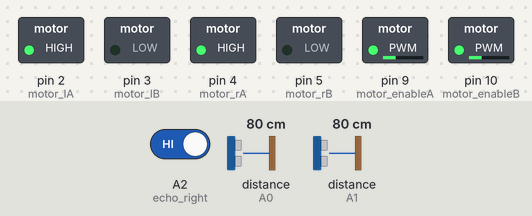
Bench run of a sketch on a simulated Arduino Uno, built with avr-gcc and run on an emulated ATmega328P. Shown: switched loads named in the sketch (green lamp = pin HIGH). Dashed ring = blinking. The inputs (shaded band) are chosen by the test bench; at power-on: distance to the obstacle (sensors on A1, A0) 80 cm, A2 (echo_right) HIGH. The echo pulse lasts 58.3 µs per cm; what the sketch prints to the serial monitor is not drawn.

Above: at 1.7 s.
1.8 s: distance to the obstacle (sensor on A1) set to 12 cm
5.7 s: distance to the obstacle (sensor on A1) set to 9 cm
At 7.5 s:
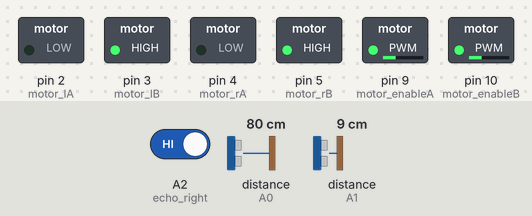
7.8 s: distance to the obstacle (sensor on A0) set to 6 cm
9.4 s: distance to the obstacle (sensor on A0) set to 3 cm
At 9.86 s:
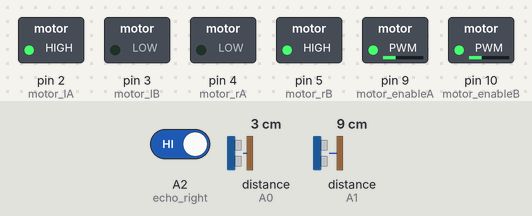
13.0 s: distance to the obstacle (sensor on A0) set to 9 cm
At 13.7 s:
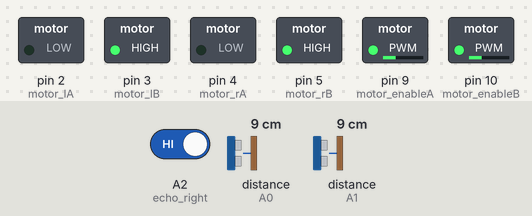
14.5 s: distance to the obstacle (sensor on A0) set to 2 cm
At 18.88 s:
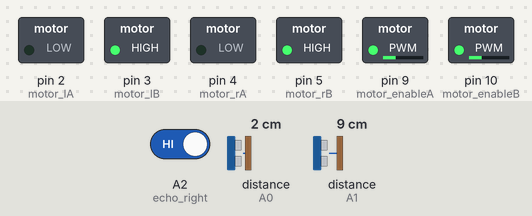
Timing chart, 0 to 19.0 s (numbered marks = the images above; inputs shaded):
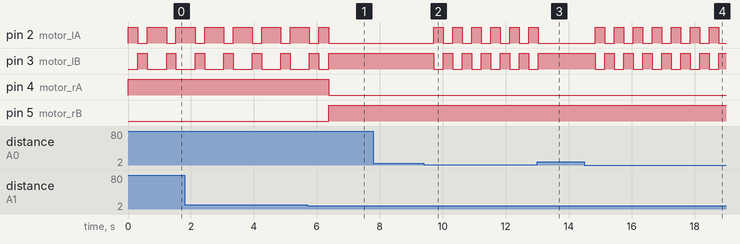

The sketch:

try_4.ino
```cpp
#include <Ultrasonic.h>

int motor_lA = 2;  //left motor
int motor_lB = 3;
int motor_enableA = 9;

int motor_rA =  4;  //right motor
int motor_rB = 5;
int motor_enableB = 10;

Ultrasonic ultrasonicFront(A4, A1); //(trig, echo)
Ultrasonic ultrasonicLeft(A3, A0);
//Ultrasonic ultrasonicRight(A5, A2);

int echo_right = A2;


long duration_front, distance_front, duration_left, distance_left, duration_right, distance_right;

void setup() {
  pinMode(motor_lA, OUTPUT);  //left motors forward
  pinMode(motor_lB, OUTPUT);  //left motors reverse
  pinMode(motor_enableA, OUTPUT);

  pinMode(motor_rA, OUTPUT);  //right motors forward
  pinMode(motor_rB, OUTPUT);  //rignt motors reverse
  pinMode(motor_enableB, OUTPUT);

  pinMode(echo_right, INPUT);

  analogWrite(motor_enableA, 80);
  analogWrite(motor_enableB, 80);

  Serial.begin(9600);
}

void loop() {
  Serial.println("***********************");

  distance_front = ultrasonicFront.read();
  distance_left = ultrasonicLeft.read();
  //  distance_right = ultrasonicLeft.read();
  if (digitalRead(echo_right) == 0)
    distance_right = 15;
  else  // = 1
    distance_right = 50;

  printSerial();
  if (distance_front > 10) {
    forward();
    checkLeft();
    checkRight(false);
  }
  else {
    backward();
    if (distance_left < 5) {
      if (distance_right > 10) {
        right();
        delay(200);
      }
      else{
        backward();
        delay(100);
      }
      checkRight(true);
    }
  }
}

void printSerial() {
  Serial.print("front = ");
  Serial.println(distance_front);
  Serial.print("Left = ");
  Serial.println(distance_left);
  Serial.print("Right = ");
  Serial.println(distance_right);
}

void checkRight(bool reverse) {
  if (distance_right < 10) {
    left();
    if (reverse == true) {
      backward();
    }
  }
}

void checkLeft() {
  if (distance_left > 5 && distance_left < 10) {
    Serial.println("left1, 5<distance<10,  <<forward>>");
    forward();
  }
  if (distance_left >= 10) {
    Serial.println("left2, 10<=distance,  <<turn left>>");
    left();
    delay(200);
    forward();
  }
  if ((distance_left < 5) || (distance_left > 300)) {
    Serial.println("left3, 5<distance<0,  <<turn right>>");
    right();
    delay(100);
    forward();
  }
}

void forward()
{
  Serial.print(" forward");
  digitalWrite(motor_lA, 1);
  digitalWrite(motor_lB, 0);
  digitalWrite(motor_rA, 1);
  digitalWrite(motor_rB, 0);
  delay(300);
}

void backward()
{
  Serial.print(" forward");
  digitalWrite(motor_lA, 0);
  digitalWrite(motor_lB, 1);
  digitalWrite(motor_rA, 0);
  digitalWrite(motor_rB, 1);
  delay(300);
}


void right() {
  Serial.print(" right");
  digitalWrite(motor_lA, 1);
  digitalWrite(motor_lB, 0);
  digitalWrite(motor_rA, 0);
  digitalWrite(motor_rB, 1);
  delay(100);
}


void left() {
  Serial.print(" left");
  digitalWrite(motor_lA, 0);
  digitalWrite(motor_lB, 1);
  digitalWrite(motor_rA, 1);
  digitalWrite(motor_rB, 0);
  delay(100);
}


void Stop() {
  Serial.print(" stop");
  digitalWrite(motor_lA, 0);
  digitalWrite(motor_lB, 0);
  digitalWrite(motor_rA, 0);
  digitalWrite(motor_rB, 0);
  delay(200);
}
```

Measured:
- the behaviour switches between 11 and 10 cm on distance to the obstacle (sensor on A1) (found by bisection; images 0 and 1)
- the behaviour switches between 5 and 4 cm on distance to the obstacle (sensor on A0) (found by bisection; images 1 and 2)
- after the input at 5.7 s, pin 4 (motor_rA): HIGH → LOW after 0.67 s; pin 5 (motor_rB): LOW → HIGH after 0.67 s
- after the input at 7.8 s, every drawn part: stays the same
- after the input at 9.4 s, pin 2 (motor_lA), pin 3 (motor_lB): alternates HIGH for 0.30 s and LOW for 0.30 s, starting after 0.32 s
- after the input at 13.0 s, pin 2 (motor_lA): goes on until 13.0 s, then stays LOW; pin 3 (motor_lB): goes on until 13.0 s, then stays HIGH
- after the input at 14.5 s, pin 2 (motor_lA), pin 3 (motor_lB): alternates HIGH for 0.30 s and LOW for 0.30 s, starting after 0.35 s
- by itself, pin 2 (motor_lA): alternates HIGH for 0.61 s and LOW for 0.30 s
- by itself, pin 3 (motor_lB): alternates HIGH for 0.30 s and LOW for 0.61 s
